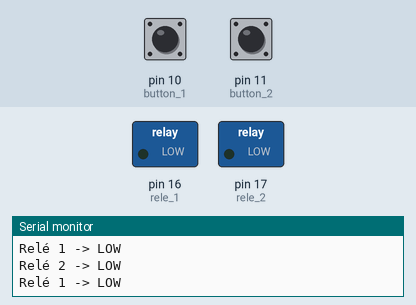
Recording of a sketch running on a simulated Arduino Uno, built with avr-gcc and run on an emulated ATmega328P. On the bench: switched loads named in the sketch (green lamp = pin HIGH), the last lines printed to the serial monitor. The test bench sets the inputs (shaded band); at power-on: pin 10 (button_1) LOW, pin 11 (button_2) LOW.

Above: at 1.2 s.
1.3 s: pin 10 (button_1) pulled HIGH for 0.15 s
At 1.42 s:
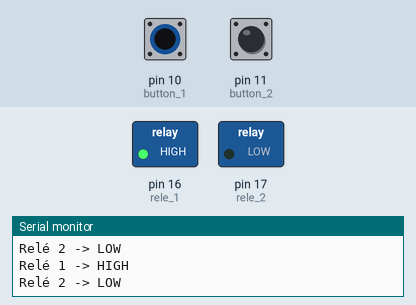
2.9 s: pin 11 (button_2) pulled HIGH for 0.15 s
At 3.0 s:
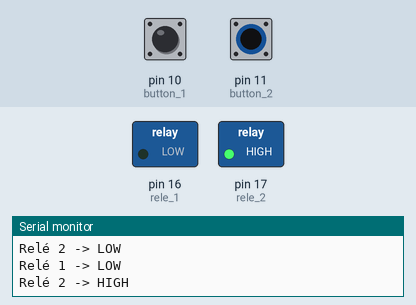
4.5 s: pin 10 (button_1) pulled HIGH for 1 s
At 6.8 s:
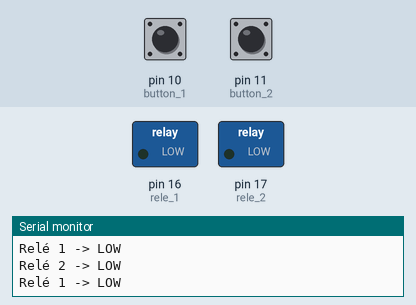
8.5 s: pin 11 (button_2) pulled HIGH for 1 s
At 9.0 s:
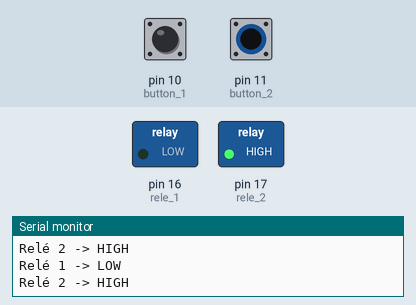
12.5 s: pin 10 (button_1) driven HIGH and pin 11 (button_2) driven HIGH
At 12.9 s:
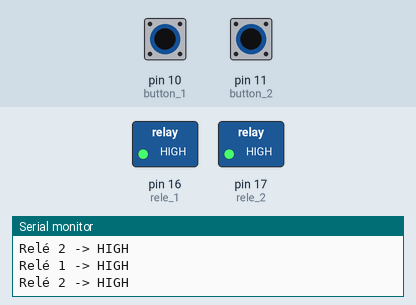
14.0 s: pin 10 (button_1) driven LOW
At 14.7 s:
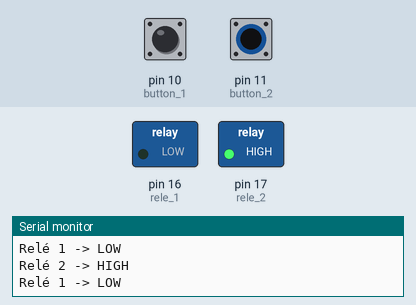
Timing chart, 0 to 16.5 s (numbered marks = the images above; inputs shaded):
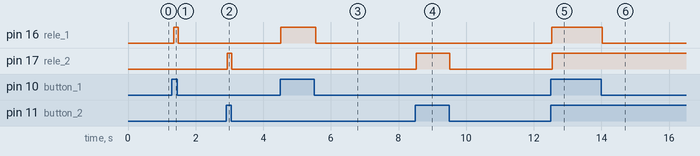

Measured:
- after the input at 1.3 s, pin 16 (rele_1): LOW → HIGH after 0.05 s, → LOW 0.14 s later
- after the input at 2.9 s, pin 17 (rele_2): LOW → HIGH at once, → LOW 0.14 s later
- after the input at 4.5 s, pin 16 (rele_1): LOW → HIGH at once, → LOW 1.0 s later
- after the input at 8.5 s, pin 17 (rele_2): LOW → HIGH at once, → LOW 0.99 s later
- after the input at 12.5 s, pin 16 (rele_1): LOW → HIGH at once; pin 17 (rele_2): LOW → HIGH after 0.05 s
- after the input at 14.0 s, pin 16 (rele_1): HIGH → LOW at once

The sketch:

Buttons.ino
```cpp
int button_1 = 10;
int button_2 = 11;

//Pino A2, A3 (RELES)
int rele_1 = 16;
int rele_2 = 17;

void setup()
{
  pinMode(rele_1, OUTPUT);
  pinMode(rele_2, OUTPUT);
  pinMode(button_1,INPUT);
  pinMode(button_2, INPUT);

  Serial.begin(9600);
}

void loop()
{
  if(digitalRead(button_1)== HIGH){
    Serial.println("Relé 1 -> HIGH");
    digitalWrite(rele_1, HIGH);
  }
  else if (digitalRead(button_1)== LOW){
    Serial.println("Relé 1 -> LOW");
    digitalWrite(rele_1, LOW);
  }

  if(digitalRead(button_2)== HIGH){
    Serial.println("Relé 2 -> HIGH");
    digitalWrite(rele_2, HIGH);
  }
  else if (digitalRead(button_2)== LOW){
    Serial.println("Relé 2 -> LOW");
    digitalWrite(rele_2, LOW);
  }
}
```
